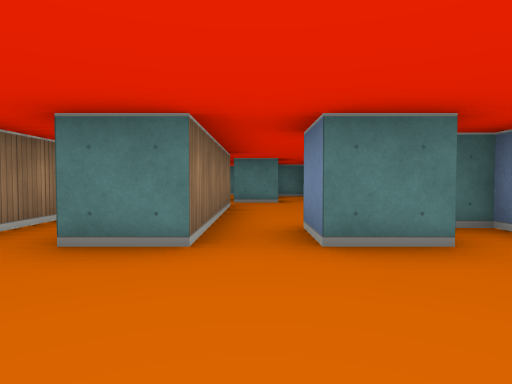
view 1 (above)

16 first-person views from a walk through a cub3D level. The camera is about half as high as the walls, tilts 2° down and sees 75° across. The floor is counted in squares. Each view is taken from the middle of a square. On the plan, view 1 faces up. The plan holds only what a view shows up to about 9 squares ahead; the rest is blank.

view 2
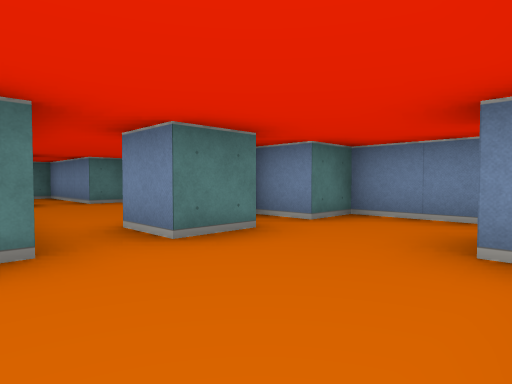

view 3
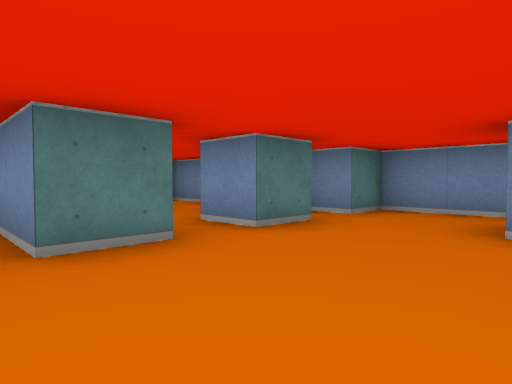

view 4
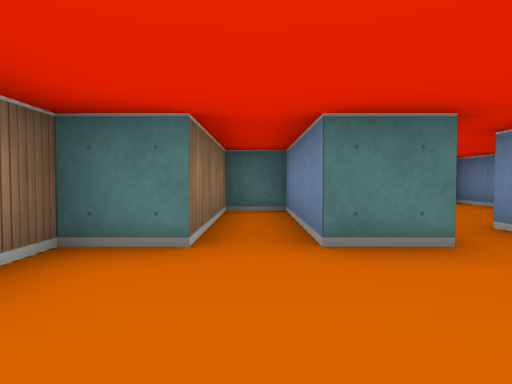

view 5
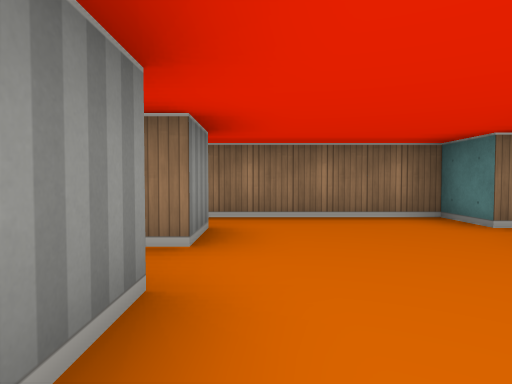

view 6
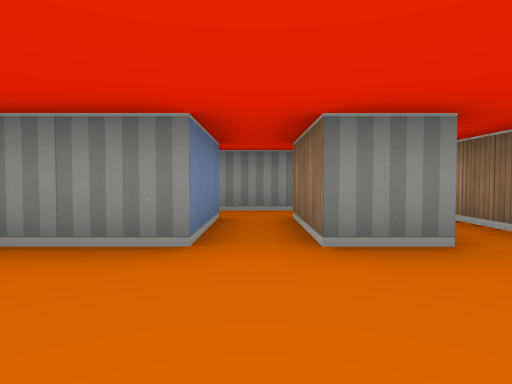

view 7
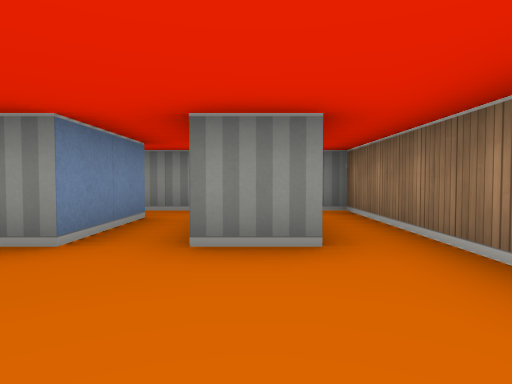

view 8
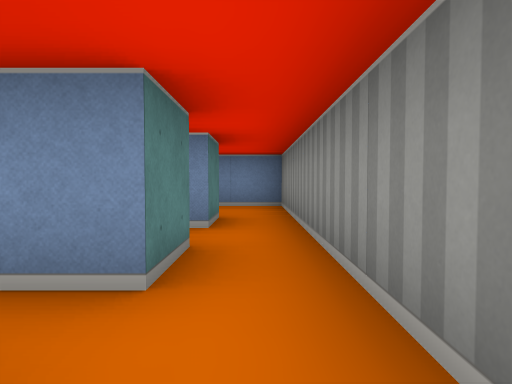

view 9
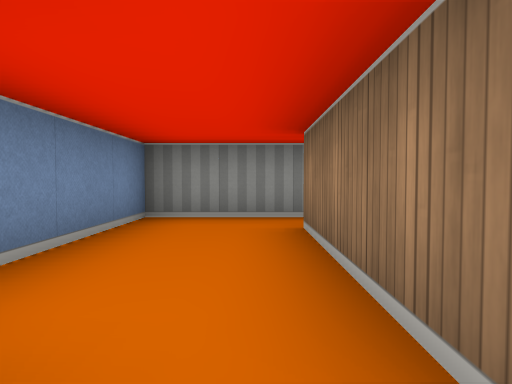

view 10
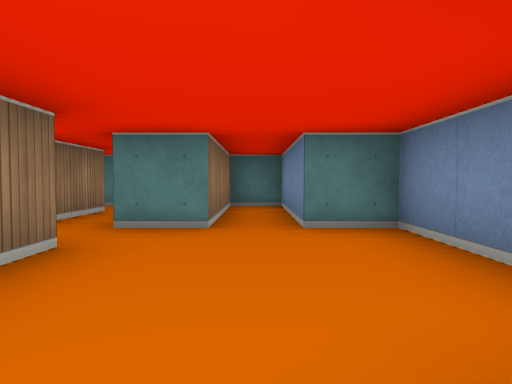

view 11
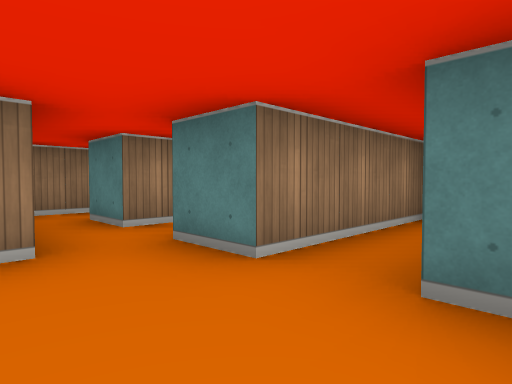

view 12
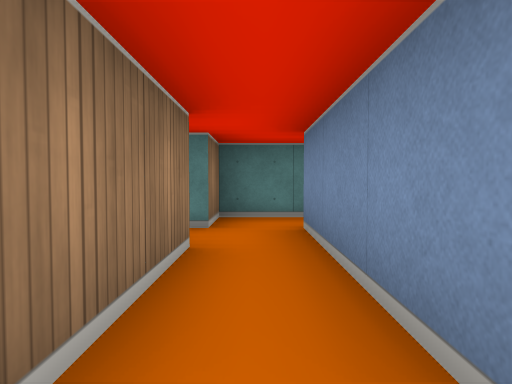

view 13
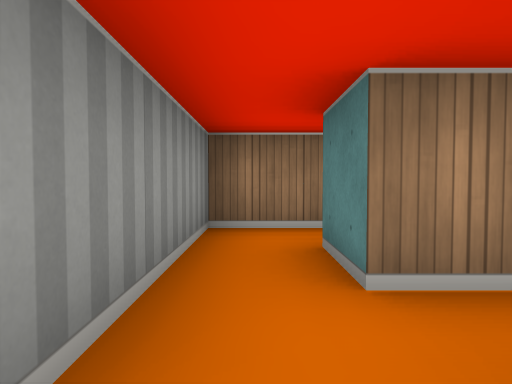

view 14
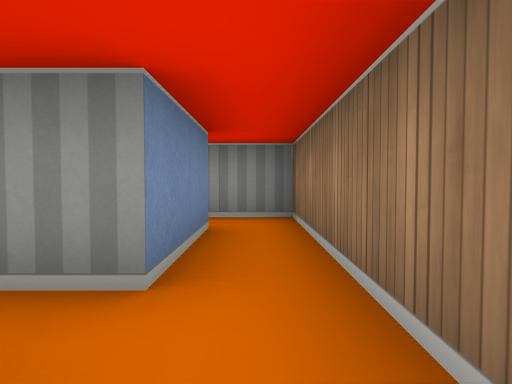

view 15
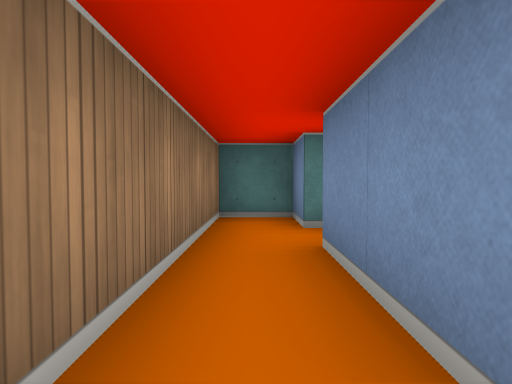

view 16
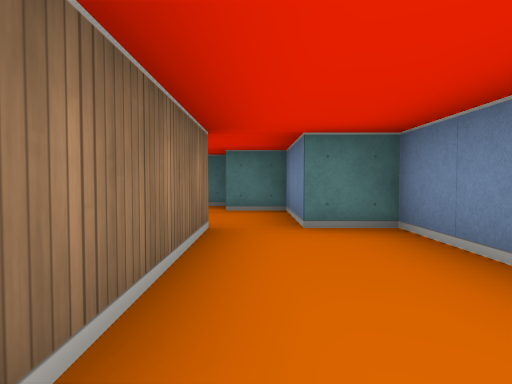

### Floor plan
Ten units are one square. View 1 is at (0, 0); x grows to the right and y downward. Boxes are objects, and circles mark ways between rooms. Rooms are numbered by the first view taken in them; rooms with no view inside come last. Other rooms are left out.
<svg viewBox="-40 -120 90 160">
<path fill="none" stroke="#000" d="M-26 5 -15 5 -15 25M-5 -35 -5 -25 -15 -25 -15 -55 -25 -55 -25 -25 -35 -25 -35 5M16 -25 5 -25 5 -35M-5 25 -5 5 10 5M25 -35 20 -35M35 -5 35 -25 25 -25M-35 5 -35 35 -15 35M25 -59 25 -75 15 -75 15 -105 5 -105 5 -75 -5 -75M-15 -65 -5 -65 -5 -35M-25 -95 -18 -95M-15 -105 -25 -105 -25 -115 -35 -115 -35 -95M-35 -95 -35 -65 -15 -65M-15 -75 -25 -75 -25 -95M25 -5 25 25M25 35 45 35 45 -5 35 -5M-15 -95 -15 -75M-2 -115 -15 -115 -15 -105M-5 -75 -5 -105M5 25 -5 25M25 25 15 25M-15 35 25 35"/>
<circle cx="-30" cy="15" r="3" fill="#2a7"/>
<circle cx="0" cy="-30" r="3" fill="#2a7"/>
<circle cx="30" cy="-10" r="3" fill="#2a7"/>
<circle cx="-10" cy="15" r="3" fill="#2a7"/>
<circle cx="-20" cy="30" r="3" fill="#2a7"/>
<circle cx="-20" cy="-70" r="3" fill="#2a7"/>
<circle cx="-10" cy="-85" r="3" fill="#2a7"/>
<circle cx="-30" cy="-85" r="3" fill="#2a7"/>
<circle cx="-20" cy="-100" r="3" fill="#2a7"/>
<circle cx="20" cy="30" r="3" fill="#2a7"/>
<text x="-10" y="-10">1</text>
<text x="-30" y="20">2</text>
<text x="10" y="-60">3</text>
<text x="-30" y="-100">4</text>
<text x="-30" y="-80">5</text>
<text x="30" y="10">6</text>
<text x="-10" y="-100">7</text>
<text x="10" y="30">8</text>
</svg>
Room 1 opens to room 2. Room 1 opens to room 3. Room 1 opens to room 6. Room 1 opens to room 8. Room 2 opens to room 8. Room 3 opens to room 5. Room 3 opens to room 7. Room 4 opens to room 5. Room 4 opens to room 7. Room 6 opens to room 8.

Where each view was taken, in squares from view 1:
view 1: 0 up, 0 right, facing up
view 2: 0 up, 1 left, facing up-right
view 3: 0 up, 2 left, facing up-right
view 4: 0 up, 2 left, facing up
view 5: 0 up, 1 right, facing left
view 6: 2 up, 1 left, facing down
view 7: 2 up, 2 left, facing down
view 8: 3 down, 2 left, facing right
view 9: 1 up, 3 right, facing down
view 10: 4 up, 1 right, facing up
view 11: 6 up, 2 right, facing up-left
view 12: 7 up, 1 left, facing up
view 13: 7 up, 0 right, facing left
view 14: 11 up, 3 left, facing down
view 15: 7 up, 3 left, facing up
view 16: 3 down, 3 right, facing up
